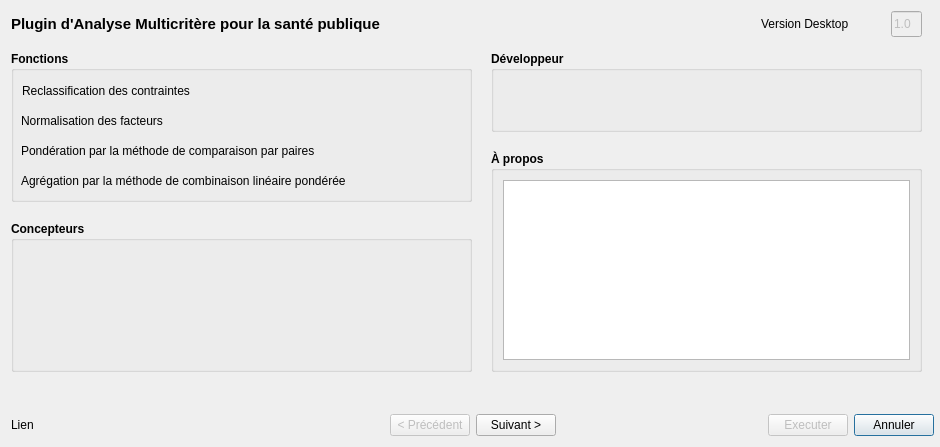
<?xml version="1.0" encoding="UTF-8"?>
<ui version="4.0">
 <author>Mampionona RASAMIMALALA</author>
 <class>IzarDialogBase</class>
 <widget class="QDialog" name="IzarDialogBase">
  <property name="geometry">
   <rect>
    <x>0</x>
    <y>0</y>
    <width>940</width>
    <height>447</height>
   </rect>
  </property>
  <property name="minimumSize">
   <size>
    <width>736</width>
    <height>430</height>
   </size>
  </property>
  <property name="maximumSize">
   <size>
    <width>1220</width>
    <height>447</height>
   </size>
  </property>
  <property name="windowTitle">
   <string>Full MCE for Public Health v1.0</string>
  </property>
  <property name="sizeGripEnabled">
   <bool>false</bool>
  </property>
  <property name="modal">
   <bool>true</bool>
  </property>
  <layout class="QGridLayout" name="gridLayout_3">
   <property name="rightMargin">
    <number>6</number>
   </property>
   <item row="1" column="0">
    <widget class="QLabel" name="LBL_ROHY">
     <property name="minimumSize">
      <size>
       <width>161</width>
       <height>16</height>
      </size>
     </property>
     <property name="text">
      <string>Lien</string>
     </property>
    </widget>
   </item>
   <item row="1" column="7">
    <widget class="QPushButton" name="BT_CANCEL">
     <property name="text">
      <string>Annuler</string>
     </property>
    </widget>
   </item>
   <item row="1" column="4">
    <widget class="QPushButton" name="BT_NEXT">
     <property name="text">
      <string>Suivant &gt;</string>
     </property>
     <property name="flat">
      <bool>false</bool>
     </property>
    </widget>
   </item>
   <item row="1" column="6">
    <widget class="QPushButton" name="BT_EXECUTE">
     <property name="enabled">
      <bool>false</bool>
     </property>
     <property name="text">
      <string>Executer</string>
     </property>
    </widget>
   </item>
   <item row="1" column="1">
    <spacer name="horizontalSpacer_3">
     <property name="orientation">
      <enum>Qt::Horizontal</enum>
     </property>
     <property name="sizeHint" stdset="0">
      <size>
       <width>150</width>
       <height>20</height>
      </size>
     </property>
    </spacer>
   </item>
   <item row="1" column="3">
    <widget class="QPushButton" name="BT_PREVIOUS">
     <property name="enabled">
      <bool>false</bool>
     </property>
     <property name="text">
      <string>&lt; Précédent</string>
     </property>
    </widget>
   </item>
   <item row="1" column="5">
    <spacer name="horizontalSpacer_5">
     <property name="orientation">
      <enum>Qt::Horizontal</enum>
     </property>
     <property name="sizeHint" stdset="0">
      <size>
       <width>150</width>
       <height>20</height>
      </size>
     </property>
    </spacer>
   </item>
   <item row="0" column="0" colspan="8">
    <widget class="QStackedWidget" name="STACKED_WIDGET">
     <property name="sizePolicy">
      <sizepolicy hsizetype="Expanding" vsizetype="Preferred">
       <horstretch>0</horstretch>
       <verstretch>0</verstretch>
      </sizepolicy>
     </property>
     <property name="mouseTracking">
      <bool>true</bool>
     </property>
     <property name="currentIndex">
      <number>0</number>
     </property>
     <widget class="QWidget" name="page_1">
      <widget class="QLabel" name="label">
       <property name="geometry">
        <rect>
         <x>0</x>
         <y>0</y>
         <width>571</width>
         <height>26</height>
        </rect>
       </property>
       <property name="maximumSize">
        <size>
         <width>16777215</width>
         <height>26</height>
        </size>
       </property>
       <property name="font">
        <font>
         <pointsize>11</pointsize>
         <weight>75</weight>
         <bold>true</bold>
        </font>
       </property>
       <property name="text">
        <string>Plugin d'Analyse Multicritère pour la santé publique</string>
       </property>
      </widget>
      <widget class="QLabel" name="label_2">
       <property name="geometry">
        <rect>
         <x>750</x>
         <y>0</y>
         <width>121</width>
         <height>26</height>
        </rect>
       </property>
       <property name="text">
        <string>Version Desktop</string>
       </property>
      </widget>
      <widget class="QGroupBox" name="groupBox_7">
       <property name="geometry">
        <rect>
         <x>0</x>
         <y>40</y>
         <width>461</width>
         <height>151</height>
        </rect>
       </property>
       <property name="sizePolicy">
        <sizepolicy hsizetype="Preferred" vsizetype="Preferred">
         <horstretch>0</horstretch>
         <verstretch>0</verstretch>
        </sizepolicy>
       </property>
       <property name="maximumSize">
        <size>
         <width>16777215</width>
         <height>151</height>
        </size>
       </property>
       <property name="font">
        <font>
         <weight>75</weight>
         <bold>true</bold>
        </font>
       </property>
       <property name="title">
        <string>Fonctions</string>
       </property>
       <widget class="QLabel" name="label_10">
        <property name="geometry">
         <rect>
          <x>10</x>
          <y>60</y>
          <width>221</width>
          <height>20</height>
         </rect>
        </property>
        <property name="font">
         <font>
          <weight>50</weight>
          <bold>false</bold>
         </font>
        </property>
        <property name="text">
         <string>Normalisation des facteurs</string>
        </property>
       </widget>
       <widget class="QLabel" name="label_11">
        <property name="geometry">
         <rect>
          <x>10</x>
          <y>90</y>
          <width>391</width>
          <height>20</height>
         </rect>
        </property>
        <property name="font">
         <font>
          <weight>50</weight>
          <bold>false</bold>
         </font>
        </property>
        <property name="text">
         <string>Pondération par la méthode de comparaison par paires</string>
        </property>
       </widget>
       <widget class="QLabel" name="label_12">
        <property name="geometry">
         <rect>
          <x>10</x>
          <y>120</y>
          <width>441</width>
          <height>20</height>
         </rect>
        </property>
        <property name="sizePolicy">
         <sizepolicy hsizetype="MinimumExpanding" vsizetype="Preferred">
          <horstretch>0</horstretch>
          <verstretch>0</verstretch>
         </sizepolicy>
        </property>
        <property name="font">
         <font>
          <weight>50</weight>
          <bold>false</bold>
         </font>
        </property>
        <property name="text">
         <string>Agrégation par la méthode de combinaison linéaire pondérée </string>
        </property>
       </widget>
       <widget class="QLabel" name="label_9">
        <property name="geometry">
         <rect>
          <x>10</x>
          <y>30</y>
          <width>221</width>
          <height>20</height>
         </rect>
        </property>
        <property name="sizePolicy">
         <sizepolicy hsizetype="Expanding" vsizetype="Preferred">
          <horstretch>0</horstretch>
          <verstretch>0</verstretch>
         </sizepolicy>
        </property>
        <property name="maximumSize">
         <size>
          <width>16777215</width>
          <height>16777215</height>
         </size>
        </property>
        <property name="font">
         <font>
          <weight>50</weight>
          <bold>false</bold>
         </font>
        </property>
        <property name="text">
         <string>Reclassification des contraintes</string>
        </property>
        <property name="indent">
         <number>1</number>
        </property>
       </widget>
      </widget>
      <widget class="QGroupBox" name="GB_CONCEPTEUR">
       <property name="geometry">
        <rect>
         <x>0</x>
         <y>210</y>
         <width>461</width>
         <height>151</height>
        </rect>
       </property>
       <property name="maximumSize">
        <size>
         <width>16777215</width>
         <height>151</height>
        </size>
       </property>
       <property name="font">
        <font>
         <weight>75</weight>
         <bold>true</bold>
        </font>
       </property>
       <property name="title">
        <string>Concepteurs</string>
       </property>
      </widget>
      <widget class="QGroupBox" name="GB_DEVELOPER">
       <property name="geometry">
        <rect>
         <x>480</x>
         <y>40</y>
         <width>431</width>
         <height>81</height>
        </rect>
       </property>
       <property name="font">
        <font>
         <weight>75</weight>
         <italic>false</italic>
         <bold>true</bold>
        </font>
       </property>
       <property name="title">
        <string>Développeur</string>
       </property>
      </widget>
      <widget class="QLineEdit" name="STATUT_CNX">
       <property name="enabled">
        <bool>false</bool>
       </property>
       <property name="geometry">
        <rect>
         <x>880</x>
         <y>0</y>
         <width>31</width>
         <height>26</height>
        </rect>
       </property>
       <property name="text">
        <string>1.0</string>
       </property>
      </widget>
      <widget class="QGroupBox" name="GB_INFO">
       <property name="geometry">
        <rect>
         <x>480</x>
         <y>140</y>
         <width>431</width>
         <height>221</height>
        </rect>
       </property>
       <property name="minimumSize">
        <size>
         <width>0</width>
         <height>0</height>
        </size>
       </property>
       <property name="maximumSize">
        <size>
         <width>450</width>
         <height>221</height>
        </size>
       </property>
       <property name="font">
        <font>
         <weight>75</weight>
         <bold>true</bold>
        </font>
       </property>
       <property name="title">
        <string>À propos</string>
       </property>
       <layout class="QGridLayout" name="gridLayout_23">
        <item row="0" column="0">
         <widget class="QTextEdit" name="TE_INFO">
          <property name="readOnly">
           <bool>true</bool>
          </property>
         </widget>
        </item>
       </layout>
      </widget>
     </widget>
     <widget class="QWidget" name="page_2">
      <layout class="QGridLayout" name="gridLayout_22">
       <item row="0" column="0">
        <widget class="QGroupBox" name="GB_OUTPUT">
         <property name="font">
          <font>
           <weight>75</weight>
           <bold>true</bold>
          </font>
         </property>
         <property name="accessibleName">
          <string>Données en entrée</string>
         </property>
         <property name="title">
          <string>Répértoire de sortie</string>
         </property>
         <layout class="QGridLayout" name="gridLayout_21">
          <item row="2" column="3">
           <spacer name="verticalSpacer_4">
            <property name="orientation">
             <enum>Qt::Vertical</enum>
            </property>
            <property name="sizeHint" stdset="0">
             <size>
              <width>20</width>
              <height>16</height>
             </size>
            </property>
           </spacer>
          </item>
          <item row="0" column="4">
           <spacer name="verticalSpacer_3">
            <property name="orientation">
             <enum>Qt::Vertical</enum>
            </property>
            <property name="sizeHint" stdset="0">
             <size>
              <width>20</width>
              <height>133</height>
             </size>
            </property>
           </spacer>
          </item>
          <item row="1" column="5">
           <widget class="QToolButton" name="BT_OUTPUT">
            <property name="minimumSize">
             <size>
              <width>41</width>
              <height>24</height>
             </size>
            </property>
            <property name="text">
             <string>...</string>
            </property>
           </widget>
          </item>
          <item row="1" column="3">
           <widget class="QLineEdit" name="LE_OUTPUT_DIR">
            <property name="enabled">
             <bool>false</bool>
            </property>
            <property name="minimumSize">
             <size>
              <width>650</width>
              <height>0</height>
             </size>
            </property>
            <property name="styleSheet">
             <string notr="true">color: black;</string>
            </property>
           </widget>
          </item>
          <item row="1" column="0" colspan="2">
           <widget class="QLabel" name="label_6">
            <property name="font">
             <font>
              <weight>50</weight>
              <bold>false</bold>
             </font>
            </property>
            <property name="text">
             <string>Répertoire de sortie</string>
            </property>
           </widget>
          </item>
          <item row="1" column="2">
           <spacer name="horizontalSpacer_6">
            <property name="orientation">
             <enum>Qt::Horizontal</enum>
            </property>
            <property name="sizeHint" stdset="0">
             <size>
              <width>40</width>
              <height>20</height>
             </size>
            </property>
           </spacer>
          </item>
         </layout>
        </widget>
       </item>
      </layout>
     </widget>
     <widget class="QWidget" name="page_3">
      <layout class="QGridLayout" name="gridLayout_9">
       <item row="0" column="0">
        <widget class="QGroupBox" name="GB_DATA_CONTRAINTE">
         <property name="font">
          <font>
           <weight>75</weight>
           <bold>true</bold>
          </font>
         </property>
         <property name="accessibleName">
          <string>Données en entrée</string>
         </property>
         <property name="title">
          <string>Données d'entrée: CONTRAINTES</string>
         </property>
         <layout class="QGridLayout" name="gridLayout_8">
          <item row="0" column="0">
           <widget class="QLabel" name="LBL_NB_CONTRAINTE">
            <property name="font">
             <font>
              <weight>50</weight>
              <bold>false</bold>
             </font>
            </property>
            <property name="accessibleName">
             <string>nombre</string>
            </property>
            <property name="text">
             <string>Nombre de contraintes</string>
            </property>
           </widget>
          </item>
          <item row="0" column="2">
           <spacer name="horizontalSpacer_2">
            <property name="orientation">
             <enum>Qt::Horizontal</enum>
            </property>
            <property name="sizeHint" stdset="0">
             <size>
              <width>399</width>
              <height>20</height>
             </size>
            </property>
           </spacer>
          </item>
          <item row="1" column="0" colspan="3">
           <widget class="QTableWidget" name="TBL_CONTRAINTE">
            <property name="frameShape">
             <enum>QFrame::NoFrame</enum>
            </property>
            <property name="lineWidth">
             <number>1</number>
            </property>
            <property name="horizontalScrollBarPolicy">
             <enum>Qt::ScrollBarAlwaysOff</enum>
            </property>
            <property name="editTriggers">
             <set>QAbstractItemView::NoEditTriggers</set>
            </property>
            <property name="tabKeyNavigation">
             <bool>false</bool>
            </property>
            <property name="showDropIndicator" stdset="0">
             <bool>false</bool>
            </property>
            <property name="dragDropOverwriteMode">
             <bool>false</bool>
            </property>
            <property name="alternatingRowColors">
             <bool>false</bool>
            </property>
            <property name="selectionMode">
             <enum>QAbstractItemView::NoSelection</enum>
            </property>
            <property name="selectionBehavior">
             <enum>QAbstractItemView::SelectRows</enum>
            </property>
            <property name="showGrid">
             <bool>false</bool>
            </property>
            <property name="gridStyle">
             <enum>Qt::SolidLine</enum>
            </property>
            <attribute name="verticalHeaderVisible">
             <bool>false</bool>
            </attribute>
            <attribute name="verticalHeaderCascadingSectionResizes">
             <bool>false</bool>
            </attribute>
           </widget>
          </item>
          <item row="0" column="1">
           <widget class="QSpinBox" name="SB_NB_CONTRAINTE">
            <property name="font">
             <font>
              <weight>50</weight>
              <bold>false</bold>
             </font>
            </property>
            <property name="alignment">
             <set>Qt::AlignRight|Qt::AlignTrailing|Qt::AlignVCenter</set>
            </property>
            <property name="readOnly">
             <bool>false</bool>
            </property>
            <property name="correctionMode">
             <enum>QAbstractSpinBox::CorrectToPreviousValue</enum>
            </property>
            <property name="keyboardTracking">
             <bool>false</bool>
            </property>
            <property name="minimum">
             <number>0</number>
            </property>
            <property name="maximum">
             <number>10</number>
            </property>
            <property name="value">
             <number>0</number>
            </property>
           </widget>
          </item>
         </layout>
        </widget>
       </item>
      </layout>
     </widget>
     <widget class="QWidget" name="page_4">
      <layout class="QGridLayout" name="gridLayout_12">
       <item row="0" column="0">
        <widget class="QGroupBox" name="GB_DATA_CONTRAINTE_2">
         <property name="font">
          <font>
           <weight>75</weight>
           <bold>true</bold>
          </font>
         </property>
         <property name="accessibleName">
          <string>Données en entrée</string>
         </property>
         <property name="title">
          <string>Paramètres de reclassification des contraintes</string>
         </property>
         <layout class="QGridLayout" name="gridLayout_10">
          <item row="0" column="0">
           <widget class="QGroupBox" name="groupBox">
            <property name="maximumSize">
             <size>
              <width>235</width>
              <height>332</height>
             </size>
            </property>
            <property name="font">
             <font>
              <weight>50</weight>
              <bold>false</bold>
             </font>
            </property>
            <property name="title">
             <string>Liste des contraintes à reclassifier</string>
            </property>
            <property name="alignment">
             <set>Qt::AlignCenter</set>
            </property>
            <layout class="QGridLayout" name="gridLayout_11">
             <item row="0" column="0">
              <widget class="QListWidget" name="LV_CONTRAINTE_NOT_READY">
               <property name="frameShape">
                <enum>QFrame::NoFrame</enum>
               </property>
               <property name="alternatingRowColors">
                <bool>false</bool>
               </property>
               <property name="selectionBehavior">
                <enum>QAbstractItemView::SelectRows</enum>
               </property>
               <property name="spacing">
                <number>5</number>
               </property>
               <property name="selectionRectVisible">
                <bool>true</bool>
               </property>
              </widget>
             </item>
            </layout>
           </widget>
          </item>
          <item row="0" column="2">
           <spacer name="horizontalSpacer_7">
            <property name="orientation">
             <enum>Qt::Horizontal</enum>
            </property>
            <property name="sizeType">
             <enum>QSizePolicy::Expanding</enum>
            </property>
            <property name="sizeHint" stdset="0">
             <size>
              <width>8</width>
              <height>329</height>
             </size>
            </property>
           </spacer>
          </item>
          <item row="0" column="3">
           <widget class="QGroupBox" name="GB_RECLASS">
            <property name="minimumSize">
             <size>
              <width>640</width>
              <height>0</height>
             </size>
            </property>
            <property name="font">
             <font>
              <weight>50</weight>
              <bold>false</bold>
             </font>
            </property>
            <property name="title">
             <string>Paramètres de reclassification</string>
            </property>
            <property name="alignment">
             <set>Qt::AlignCenter</set>
            </property>
            <layout class="QGridLayout" name="gridLayout_13">
             <item row="0" column="2">
              <widget class="QToolButton" name="BT_ADD_ROW_CONTRAINTE">
               <property name="enabled">
                <bool>false</bool>
               </property>
               <property name="minimumSize">
                <size>
                 <width>41</width>
                 <height>31</height>
                </size>
               </property>
               <property name="font">
                <font>
                 <pointsize>16</pointsize>
                 <weight>75</weight>
                 <bold>true</bold>
                </font>
               </property>
               <property name="text">
                <string>+</string>
               </property>
               <property name="arrowType">
                <enum>Qt::NoArrow</enum>
               </property>
              </widget>
             </item>
             <item row="1" column="2">
              <widget class="QToolButton" name="BT_DELETE_ROW_CONTRAINTE">
               <property name="enabled">
                <bool>false</bool>
               </property>
               <property name="minimumSize">
                <size>
                 <width>41</width>
                 <height>31</height>
                </size>
               </property>
               <property name="maximumSize">
                <size>
                 <width>41</width>
                 <height>31</height>
                </size>
               </property>
               <property name="font">
                <font>
                 <pointsize>26</pointsize>
                 <weight>50</weight>
                 <bold>false</bold>
                </font>
               </property>
               <property name="text">
                <string>-</string>
               </property>
              </widget>
             </item>
             <item row="2" column="2">
              <spacer name="verticalSpacer">
               <property name="orientation">
                <enum>Qt::Vertical</enum>
               </property>
               <property name="sizeHint" stdset="0">
                <size>
                 <width>20</width>
                 <height>222</height>
                </size>
               </property>
              </spacer>
             </item>
             <item row="0" column="1" rowspan="3">
              <widget class="QStackedWidget" name="STACKED_WIDGET_RECLASS">
               <property name="minimumSize">
                <size>
                 <width>0</width>
                 <height>291</height>
                </size>
               </property>
               <property name="maximumSize">
                <size>
                 <width>950</width>
                 <height>16777215</height>
                </size>
               </property>
               <property name="currentIndex">
                <number>-1</number>
               </property>
              </widget>
             </item>
            </layout>
           </widget>
          </item>
         </layout>
        </widget>
       </item>
      </layout>
     </widget>
     <widget class="QWidget" name="page_5">
      <layout class="QGridLayout" name="gridLayout_15">
       <item row="0" column="0">
        <widget class="QGroupBox" name="GB_CALCUL_CONTRAINTE">
         <property name="font">
          <font>
           <weight>75</weight>
           <bold>true</bold>
          </font>
         </property>
         <property name="accessibleName">
          <string/>
         </property>
         <property name="title">
          <string>Reclassification des contraintes</string>
         </property>
         <layout class="QGridLayout" name="gridLayout_14">
          <item row="0" column="0">
           <widget class="QTextEdit" name="TE_RUN_PROCESS_CONTRAINTE">
            <property name="frameShape">
             <enum>QFrame::NoFrame</enum>
            </property>
            <property name="readOnly">
             <bool>true</bool>
            </property>
           </widget>
          </item>
         </layout>
        </widget>
       </item>
      </layout>
     </widget>
     <widget class="QWidget" name="page_6">
      <layout class="QGridLayout" name="gridLayout">
       <item row="0" column="0">
        <widget class="QGroupBox" name="GB_FACTEUR">
         <property name="font">
          <font>
           <weight>75</weight>
           <bold>true</bold>
          </font>
         </property>
         <property name="accessibleName">
          <string>Données en entrée</string>
         </property>
         <property name="title">
          <string>Données d'entrée: FACTEURS</string>
         </property>
         <layout class="QGridLayout" name="gridLayout_2">
          <item row="0" column="2">
           <spacer name="horizontalSpacer">
            <property name="orientation">
             <enum>Qt::Horizontal</enum>
            </property>
            <property name="sizeHint" stdset="0">
             <size>
              <width>533</width>
              <height>17</height>
             </size>
            </property>
           </spacer>
          </item>
          <item row="0" column="0">
           <widget class="QLabel" name="LBL_NB_DATA">
            <property name="font">
             <font>
              <weight>50</weight>
              <bold>false</bold>
             </font>
            </property>
            <property name="accessibleName">
             <string>nombre</string>
            </property>
            <property name="text">
             <string>Nombre de facteurs</string>
            </property>
           </widget>
          </item>
          <item row="0" column="1">
           <widget class="QSpinBox" name="SB_NB_DATA">
            <property name="font">
             <font>
              <weight>50</weight>
              <bold>false</bold>
             </font>
            </property>
            <property name="alignment">
             <set>Qt::AlignRight|Qt::AlignTrailing|Qt::AlignVCenter</set>
            </property>
            <property name="readOnly">
             <bool>false</bool>
            </property>
            <property name="correctionMode">
             <enum>QAbstractSpinBox::CorrectToPreviousValue</enum>
            </property>
            <property name="keyboardTracking">
             <bool>false</bool>
            </property>
            <property name="minimum">
             <number>3</number>
            </property>
            <property name="maximum">
             <number>15</number>
            </property>
            <property name="value">
             <number>3</number>
            </property>
           </widget>
          </item>
          <item row="1" column="0" colspan="3">
           <widget class="QTableWidget" name="TBL_DATA_ENTREE">
            <property name="frameShape">
             <enum>QFrame::NoFrame</enum>
            </property>
            <property name="horizontalScrollBarPolicy">
             <enum>Qt::ScrollBarAlwaysOff</enum>
            </property>
            <property name="editTriggers">
             <set>QAbstractItemView::NoEditTriggers</set>
            </property>
            <property name="tabKeyNavigation">
             <bool>false</bool>
            </property>
            <property name="showDropIndicator" stdset="0">
             <bool>false</bool>
            </property>
            <property name="dragDropOverwriteMode">
             <bool>false</bool>
            </property>
            <property name="alternatingRowColors">
             <bool>false</bool>
            </property>
            <property name="selectionMode">
             <enum>QAbstractItemView::NoSelection</enum>
            </property>
            <property name="selectionBehavior">
             <enum>QAbstractItemView::SelectRows</enum>
            </property>
            <property name="showGrid">
             <bool>false</bool>
            </property>
            <property name="gridStyle">
             <enum>Qt::SolidLine</enum>
            </property>
            <attribute name="verticalHeaderVisible">
             <bool>false</bool>
            </attribute>
            <attribute name="verticalHeaderCascadingSectionResizes">
             <bool>false</bool>
            </attribute>
           </widget>
          </item>
         </layout>
        </widget>
       </item>
      </layout>
     </widget>
     <widget class="QWidget" name="page_7">
      <layout class="QGridLayout" name="gridLayout_5">
       <item row="0" column="0">
        <widget class="QGroupBox" name="GB_FACTEUR_2">
         <property name="font">
          <font>
           <weight>75</weight>
           <bold>true</bold>
          </font>
         </property>
         <property name="accessibleName">
          <string>Données en entrée</string>
         </property>
         <property name="title">
          <string>Paramètres de normalisation des facteurs</string>
         </property>
         <layout class="QGridLayout" name="gridLayout_4">
          <item row="1" column="0" colspan="3">
           <widget class="QTableWidget" name="TBL_DATA_STANDARDIZATION">
            <property name="frameShape">
             <enum>QFrame::NoFrame</enum>
            </property>
            <property name="horizontalScrollBarPolicy">
             <enum>Qt::ScrollBarAlwaysOff</enum>
            </property>
            <property name="editTriggers">
             <set>QAbstractItemView::NoEditTriggers</set>
            </property>
            <property name="tabKeyNavigation">
             <bool>false</bool>
            </property>
            <property name="showDropIndicator" stdset="0">
             <bool>false</bool>
            </property>
            <property name="dragDropOverwriteMode">
             <bool>false</bool>
            </property>
            <property name="alternatingRowColors">
             <bool>false</bool>
            </property>
            <property name="selectionMode">
             <enum>QAbstractItemView::NoSelection</enum>
            </property>
            <property name="selectionBehavior">
             <enum>QAbstractItemView::SelectRows</enum>
            </property>
            <property name="showGrid">
             <bool>false</bool>
            </property>
            <property name="gridStyle">
             <enum>Qt::SolidLine</enum>
            </property>
            <attribute name="verticalHeaderVisible">
             <bool>false</bool>
            </attribute>
            <attribute name="verticalHeaderCascadingSectionResizes">
             <bool>false</bool>
            </attribute>
           </widget>
          </item>
          <item row="0" column="1">
           <widget class="QSpinBox" name="SB_NB_DATA_2">
            <property name="enabled">
             <bool>false</bool>
            </property>
            <property name="font">
             <font>
              <weight>50</weight>
              <bold>false</bold>
             </font>
            </property>
            <property name="alignment">
             <set>Qt::AlignRight|Qt::AlignTrailing|Qt::AlignVCenter</set>
            </property>
            <property name="readOnly">
             <bool>false</bool>
            </property>
            <property name="correctionMode">
             <enum>QAbstractSpinBox::CorrectToPreviousValue</enum>
            </property>
            <property name="keyboardTracking">
             <bool>false</bool>
            </property>
            <property name="minimum">
             <number>2</number>
            </property>
            <property name="maximum">
             <number>50</number>
            </property>
            <property name="value">
             <number>2</number>
            </property>
           </widget>
          </item>
          <item row="0" column="0">
           <widget class="QLabel" name="LBL_NB_DATA_2">
            <property name="font">
             <font>
              <weight>50</weight>
              <bold>false</bold>
             </font>
            </property>
            <property name="accessibleName">
             <string>nombre</string>
            </property>
            <property name="text">
             <string>Nombre de facteurs</string>
            </property>
           </widget>
          </item>
          <item row="0" column="2">
           <spacer name="horizontalSpacer_4">
            <property name="orientation">
             <enum>Qt::Horizontal</enum>
            </property>
            <property name="sizeHint" stdset="0">
             <size>
              <width>399</width>
              <height>20</height>
             </size>
            </property>
           </spacer>
          </item>
         </layout>
        </widget>
       </item>
      </layout>
     </widget>
     <widget class="QWidget" name="page_8">
      <layout class="QGridLayout" name="gridLayout_17">
       <item row="0" column="0">
        <widget class="QGroupBox" name="GB_CALCUL_STANDARDISATION">
         <property name="font">
          <font>
           <weight>75</weight>
           <bold>true</bold>
          </font>
         </property>
         <property name="accessibleName">
          <string/>
         </property>
         <property name="title">
          <string>Normalisation des facteurs</string>
         </property>
         <layout class="QGridLayout" name="gridLayout_16">
          <item row="0" column="0">
           <widget class="QTextEdit" name="TE_RUN_PROCESS_NORMALISATION">
            <property name="frameShape">
             <enum>QFrame::NoFrame</enum>
            </property>
            <property name="readOnly">
             <bool>true</bool>
            </property>
           </widget>
          </item>
         </layout>
        </widget>
       </item>
      </layout>
     </widget>
     <widget class="QWidget" name="page_9">
      <layout class="QGridLayout" name="gridLayout_19">
       <item row="0" column="0">
        <widget class="QGroupBox" name="GB_MATRICE_JUGEMENT">
         <property name="font">
          <font>
           <weight>75</weight>
           <bold>true</bold>
          </font>
         </property>
         <property name="accessibleName">
          <string/>
         </property>
         <property name="title">
          <string>Pondération des facteurs - Méthode de comparaison par paires</string>
         </property>
         <layout class="QGridLayout" name="gridLayout_18">
          <item row="0" column="0">
           <widget class="QGroupBox" name="groupBox_6">
            <property name="font">
             <font>
              <weight>50</weight>
              <bold>false</bold>
             </font>
            </property>
            <property name="title">
             <string>Matrice de jugement</string>
            </property>
            <layout class="QGridLayout" name="gridLayout_20">
             <item row="4" column="2">
              <widget class="QPushButton" name="BT_LOAD_MATRIX">
               <property name="text">
                <string>Importer</string>
               </property>
              </widget>
             </item>
             <item row="3" column="2">
              <widget class="QPushButton" name="BT_SAVE_MATRIX">
               <property name="text">
                <string>Enregistrer</string>
               </property>
              </widget>
             </item>
             <item row="0" column="2">
              <spacer name="verticalSpacer_6">
               <property name="orientation">
                <enum>Qt::Vertical</enum>
               </property>
               <property name="sizeHint" stdset="0">
                <size>
                 <width>20</width>
                 <height>88</height>
                </size>
               </property>
              </spacer>
             </item>
             <item row="1" column="2">
              <widget class="QPushButton" name="BT_TEST_JUGEMENT">
               <property name="maximumSize">
                <size>
                 <width>75</width>
                 <height>16777215</height>
                </size>
               </property>
               <property name="text">
                <string>Tester</string>
               </property>
              </widget>
             </item>
             <item row="6" column="1">
              <widget class="QLabel" name="LBL_STATUT_MATRICE">
               <property name="text">
                <string>Statut matrice</string>
               </property>
              </widget>
             </item>
             <item row="6" column="0">
              <widget class="QLabel" name="LBL_RC_VALUE">
               <property name="minimumSize">
                <size>
                 <width>151</width>
                 <height>0</height>
                </size>
               </property>
               <property name="text">
                <string>RC =</string>
               </property>
              </widget>
             </item>
             <item row="0" column="0" rowspan="6" colspan="2">
              <widget class="QTableWidget" name="TBL_JUGEMENT">
               <property name="frameShape">
                <enum>QFrame::StyledPanel</enum>
               </property>
               <attribute name="horizontalHeaderStretchLastSection">
                <bool>false</bool>
               </attribute>
              </widget>
             </item>
             <item row="2" column="2">
              <spacer name="verticalSpacer_7">
               <property name="orientation">
                <enum>Qt::Vertical</enum>
               </property>
               <property name="sizeHint" stdset="0">
                <size>
                 <width>20</width>
                 <height>40</height>
                </size>
               </property>
              </spacer>
             </item>
            </layout>
           </widget>
          </item>
         </layout>
        </widget>
       </item>
      </layout>
     </widget>
     <widget class="QWidget" name="page_10">
      <layout class="QGridLayout" name="gridLayout_7">
       <item row="0" column="0">
        <widget class="QGroupBox" name="GB_ALL_TRAITEMENT">
         <property name="font">
          <font>
           <weight>75</weight>
           <bold>true</bold>
          </font>
         </property>
         <property name="accessibleName">
          <string/>
         </property>
         <property name="title">
          <string>Traitements</string>
         </property>
         <layout class="QGridLayout" name="gridLayout_6">
          <item row="1" column="0">
           <widget class="QTextEdit" name="TE_RUN_PROCESS">
            <property name="frameShape">
             <enum>QFrame::NoFrame</enum>
            </property>
            <property name="readOnly">
             <bool>true</bool>
            </property>
           </widget>
          </item>
          <item row="0" column="0">
           <widget class="QLabel" name="LBL_PARAM_RUN">
            <property name="font">
             <font>
              <weight>50</weight>
              <bold>false</bold>
             </font>
            </property>
            <property name="text">
             <string>Paramètres des traitements</string>
            </property>
            <property name="margin">
             <number>10</number>
            </property>
           </widget>
          </item>
         </layout>
        </widget>
       </item>
      </layout>
     </widget>
    </widget>
   </item>
  </layout>
 </widget>
 <resources/>
 <connections>
  <connection>
   <sender>BT_CANCEL</sender>
   <signal>clicked()</signal>
   <receiver>IzarDialogBase</receiver>
   <slot>close()</slot>
   <hints>
    <hint type="sourcelabel">
     <x>689</x>
     <y>409</y>
    </hint>
    <hint type="destinationlabel">
     <x>367</x>
     <y>214</y>
    </hint>
   </hints>
  </connection>
 </connections>
</ui>
